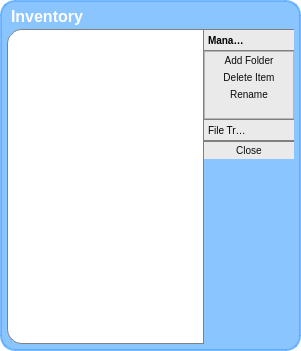
<?xml version="1.0" encoding="UTF-8"?>
<ui version="4.0">
 <class>inventorymain</class>
 <widget class="QWidget" name="inventorymain">
  <property name="geometry">
   <rect>
    <x>0</x>
    <y>0</y>
    <width>301</width>
    <height>351</height>
   </rect>
  </property>
  <property name="sizePolicy">
   <sizepolicy hsizetype="Maximum" vsizetype="Maximum">
    <horstretch>0</horstretch>
    <verstretch>0</verstretch>
   </sizepolicy>
  </property>
  <property name="windowTitle">
   <string>Inventory</string>
  </property>
  <property name="autoFillBackground">
   <bool>false</bool>
  </property>
  <property name="styleSheet">
   <string>/* Containers */
QWidget#inventorymain {
	background-color: rgba(255, 255, 255, 0);
}

QFrame#MainFrame {
	background-color: rgba(85, 170, 255, 175);
	border: 2px solid rgba(85, 170, 255, 200);
	padding: 5px;
	border-radius:15px;
}

QFrame {
	background-color: rgb(234, 234, 234);
}

/* QToolBox */
QToolBox::tab {
	font-size: 10px;
	border-color: rgba(255, 255, 255, 0);
	border-bottom: 1px solid grey;
	border-top: 1px solid grey;
}

QToolBox::tab:hover {
	background-color: rgb(191, 191, 191);
}

QToolBox::tab:selected {
	font: bold;
	background-color: none;
}

/* QTreeView */
QTreeView#treeView {
	background-color: rgb(255, 255, 255);
	border: 1px solid grey;
	border-top-left-radius:15px;
	border-bottom-left-radius:15px;
}
QTreeView::item {
    border: 0px;
}
QTreeView::item:selected {
	color: rgb(23, 65, 255);
}
QTreeView::item:selected:hover {
	color: rgb(23, 65, 255);
}
QTreeView::item:hover {
	color: rgb(61, 122, 255);
}
QTreeView::branch:has-siblings:!adjoins-item {
    border-image: url(:/images/iconBranchVLine.png) 0;
}
QTreeView::branch:has-siblings:adjoins-item {
    border-image: url(:/images/iconBranchMore.png) 0;
}
QTreeView::branch:!has-children:!has-siblings:adjoins-item {
    border-image: url(:/images/iconBranchEnd.png) 0;
}
QTreeView::branch:has-children:!has-siblings:closed,
QTreeView::branch:closed:has-children:has-siblings {
        border-image: none;
        image: url(:/images/iconFolderClosed.png);
}
QTreeView::branch:open:has-children:!has-siblings,
QTreeView::branch:open:has-children:has-siblings  {
        border-image: none;
        image: url(:/images/iconFolderOpen.png);
}

/* QPushButton */
QPushButton {
	font-size: 10px;
	color: rgb(11, 11, 11);
	background-color: rgb(234, 234, 234);
	border: rgba(255, 255, 255, 0);
	padding: 2px;
}
QPushButton:hover {
	color: rgb(255, 255, 255);
	background-color: rgb(149, 149, 149);
}
QPushButton:hover::pressed {
	color: rgb(0, 0, 0);
	background-color: rgb(202, 202, 202);
}
QPushButton#pushButton_Close {
	border-top: 1px solid grey;
}


</string>
  </property>
  <layout class="QHBoxLayout" name="horizontalLayout">
   <property name="spacing">
    <number>0</number>
   </property>
   <property name="margin">
    <number>0</number>
   </property>
   <item>
    <widget class="QFrame" name="MainFrame">
     <property name="frameShape">
      <enum>QFrame::StyledPanel</enum>
     </property>
     <property name="frameShadow">
      <enum>QFrame::Raised</enum>
     </property>
     <layout class="QVBoxLayout" name="verticalLayout">
      <property name="spacing">
       <number>0</number>
      </property>
      <property name="margin">
       <number>0</number>
      </property>
      <item>
       <widget class="QLabel" name="label">
        <property name="styleSheet">
         <string>font-size: 16px;
font: bold;
color: rgb(255, 255, 255);
padding-bottom: 3px;
background-color: rgba(255, 255, 255, 0);</string>
        </property>
        <property name="text">
         <string>Inventory</string>
        </property>
       </widget>
      </item>
      <item>
       <layout class="QHBoxLayout" name="horizontalLayout_BottomContainer" stretch="3,1">
        <property name="spacing">
         <number>0</number>
        </property>
        <property name="sizeConstraint">
         <enum>QLayout::SetDefaultConstraint</enum>
        </property>
        <property name="topMargin">
         <number>0</number>
        </property>
        <item>
         <widget class="QTreeView" name="treeView">
          <property name="enabled">
           <bool>true</bool>
          </property>
          <property name="sizePolicy">
           <sizepolicy hsizetype="Expanding" vsizetype="Expanding">
            <horstretch>0</horstretch>
            <verstretch>0</verstretch>
           </sizepolicy>
          </property>
          <property name="autoFillBackground">
           <bool>false</bool>
          </property>
          <property name="editTriggers">
           <set>QAbstractItemView::EditKeyPressed</set>
          </property>
          <property name="dragEnabled">
           <bool>true</bool>
          </property>
          <property name="dragDropMode">
           <enum>QAbstractItemView::DragDrop</enum>
          </property>
          <property name="alternatingRowColors">
           <bool>false</bool>
          </property>
          <property name="selectionMode">
           <enum>QAbstractItemView::ExtendedSelection</enum>
          </property>
          <property name="selectionBehavior">
           <enum>QAbstractItemView::SelectItems</enum>
          </property>
          <property name="iconSize">
           <size>
            <width>0</width>
            <height>0</height>
           </size>
          </property>
          <property name="horizontalScrollMode">
           <enum>QAbstractItemView::ScrollPerPixel</enum>
          </property>
          <property name="animated">
           <bool>true</bool>
          </property>
          <property name="allColumnsShowFocus">
           <bool>true</bool>
          </property>
          <property name="headerHidden">
           <bool>false</bool>
          </property>
         </widget>
        </item>
        <item>
         <layout class="QVBoxLayout" name="verticalLayout_RightContainer">
          <property name="spacing">
           <number>0</number>
          </property>
          <item>
           <widget class="QToolBox" name="toolBoxMenu">
            <property name="sizePolicy">
             <sizepolicy hsizetype="Preferred" vsizetype="Fixed">
              <horstretch>0</horstretch>
              <verstretch>0</verstretch>
             </sizepolicy>
            </property>
            <property name="minimumSize">
             <size>
              <width>90</width>
              <height>0</height>
             </size>
            </property>
            <property name="maximumSize">
             <size>
              <width>90</width>
              <height>16777215</height>
             </size>
            </property>
            <property name="currentIndex">
             <number>0</number>
            </property>
            <property name="tabSpacing">
             <number>0</number>
            </property>
            <widget class="QWidget" name="management">
             <property name="geometry">
              <rect>
               <x>0</x>
               <y>0</y>
               <width>90</width>
               <height>69</height>
              </rect>
             </property>
             <attribute name="label">
              <string>Management</string>
             </attribute>
             <layout class="QVBoxLayout" name="verticalLayout_2">
              <property name="spacing">
               <number>0</number>
              </property>
              <property name="margin">
               <number>0</number>
              </property>
              <item>
               <widget class="QFrame" name="managementFrame">
                <property name="frameShape">
                 <enum>QFrame::StyledPanel</enum>
                </property>
                <property name="frameShadow">
                 <enum>QFrame::Raised</enum>
                </property>
                <layout class="QVBoxLayout" name="verticalLayout_4">
                 <property name="spacing">
                  <number>0</number>
                 </property>
                 <property name="margin">
                  <number>0</number>
                 </property>
                 <item>
                  <widget class="QPushButton" name="pushButton_AddFolder">
                   <property name="sizePolicy">
                    <sizepolicy hsizetype="Expanding" vsizetype="Fixed">
                     <horstretch>0</horstretch>
                     <verstretch>0</verstretch>
                    </sizepolicy>
                   </property>
                   <property name="text">
                    <string>Add Folder</string>
                   </property>
                  </widget>
                 </item>
                 <item>
                  <widget class="QPushButton" name="pushButton_DeleteItem">
                   <property name="text">
                    <string>Delete Item</string>
                   </property>
                  </widget>
                 </item>
                 <item>
                  <widget class="QPushButton" name="pushButton_Rename">
                   <property name="text">
                    <string>Rename</string>
                   </property>
                  </widget>
                 </item>
                 <item>
                  <spacer name="verticalSpacer_2">
                   <property name="orientation">
                    <enum>Qt::Vertical</enum>
                   </property>
                   <property name="sizeHint" stdset="0">
                    <size>
                     <width>5</width>
                     <height>5</height>
                    </size>
                   </property>
                  </spacer>
                 </item>
                </layout>
               </widget>
              </item>
             </layout>
            </widget>
            <widget class="QWidget" name="fileTransfer">
             <property name="geometry">
              <rect>
               <x>0</x>
               <y>0</y>
               <width>90</width>
               <height>34</height>
              </rect>
             </property>
             <property name="sizePolicy">
              <sizepolicy hsizetype="Preferred" vsizetype="Fixed">
               <horstretch>0</horstretch>
               <verstretch>0</verstretch>
              </sizepolicy>
             </property>
             <attribute name="label">
              <string>File Transfer</string>
             </attribute>
             <layout class="QVBoxLayout" name="verticalLayout_3">
              <property name="spacing">
               <number>0</number>
              </property>
              <property name="margin">
               <number>0</number>
              </property>
              <item>
               <widget class="QPushButton" name="pushButton_Upload">
                <property name="text">
                 <string>Upload</string>
                </property>
               </widget>
              </item>
              <item>
               <widget class="QPushButton" name="pushButton_Download">
                <property name="text">
                 <string>Download</string>
                </property>
               </widget>
              </item>
             </layout>
            </widget>
           </widget>
          </item>
          <item>
           <widget class="QPushButton" name="pushButton_Close">
            <property name="text">
             <string>Close</string>
            </property>
           </widget>
          </item>
          <item>
           <spacer name="verticalSpacer">
            <property name="orientation">
             <enum>Qt::Vertical</enum>
            </property>
            <property name="sizeHint" stdset="0">
             <size>
              <width>20</width>
              <height>40</height>
             </size>
            </property>
           </spacer>
          </item>
         </layout>
        </item>
       </layout>
      </item>
     </layout>
    </widget>
   </item>
  </layout>
 </widget>
 <resources/>
 <connections/>
</ui>
